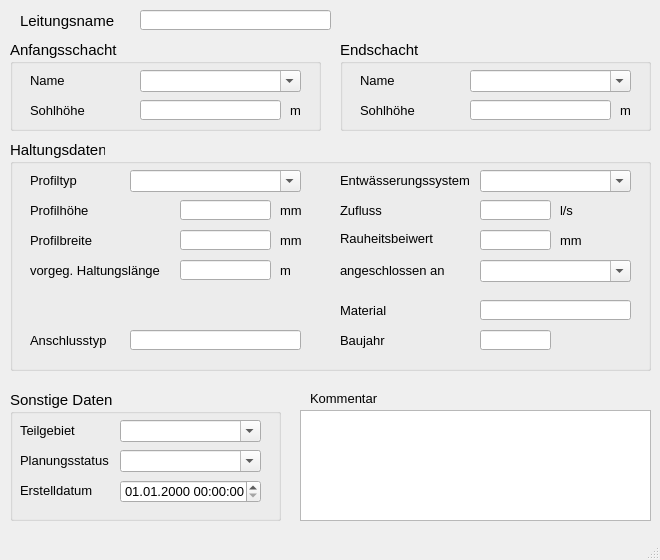
<?xml version="1.0" encoding="UTF-8"?>
<ui version="4.0">
 <class>MainWindow</class>
 <widget class="QMainWindow" name="MainWindow">
  <property name="geometry">
   <rect>
    <x>0</x>
    <y>0</y>
    <width>660</width>
    <height>560</height>
   </rect>
  </property>
  <property name="sizePolicy">
   <sizepolicy hsizetype="Preferred" vsizetype="Preferred">
    <horstretch>0</horstretch>
    <verstretch>0</verstretch>
   </sizepolicy>
  </property>
  <property name="minimumSize">
   <size>
    <width>660</width>
    <height>560</height>
   </size>
  </property>
  <property name="baseSize">
   <size>
    <width>0</width>
    <height>0</height>
   </size>
  </property>
  <property name="font">
   <font>
    <family>Tahoma</family>
    <pointsize>10</pointsize>
   </font>
  </property>
  <property name="windowTitle">
   <string>MainWindow</string>
  </property>
  <widget class="QWidget" name="centralwidget">
   <widget class="QLabel" name="label">
    <property name="geometry">
     <rect>
      <x>20</x>
      <y>10</y>
      <width>131</width>
      <height>21</height>
     </rect>
    </property>
    <property name="font">
     <font>
      <family>Tahoma</family>
      <pointsize>11</pointsize>
     </font>
    </property>
    <property name="text">
     <string>Leitungsname</string>
    </property>
   </widget>
   <widget class="QGroupBox" name="groupBox">
    <property name="geometry">
     <rect>
      <x>10</x>
      <y>40</y>
      <width>311</width>
      <height>91</height>
     </rect>
    </property>
    <property name="font">
     <font>
      <family>Tahoma</family>
      <pointsize>11</pointsize>
     </font>
    </property>
    <property name="title">
     <string>Anfangsschacht</string>
    </property>
    <widget class="QLabel" name="label_3">
     <property name="geometry">
      <rect>
       <x>20</x>
       <y>30</y>
       <width>91</width>
       <height>21</height>
      </rect>
     </property>
     <property name="font">
      <font>
       <family>Tahoma</family>
       <pointsize>10</pointsize>
      </font>
     </property>
     <property name="text">
      <string>Name</string>
     </property>
    </widget>
    <widget class="QLabel" name="label_5">
     <property name="geometry">
      <rect>
       <x>20</x>
       <y>60</y>
       <width>101</width>
       <height>21</height>
      </rect>
     </property>
     <property name="font">
      <font>
       <family>Tahoma</family>
       <pointsize>10</pointsize>
      </font>
     </property>
     <property name="text">
      <string>Sohlhöhe</string>
     </property>
    </widget>
    <widget class="QLabel" name="label_14">
     <property name="geometry">
      <rect>
       <x>280</x>
       <y>60</y>
       <width>21</width>
       <height>21</height>
      </rect>
     </property>
     <property name="font">
      <font>
       <family>Tahoma</family>
       <pointsize>10</pointsize>
      </font>
     </property>
     <property name="text">
      <string>m</string>
     </property>
    </widget>
    <widget class="QComboBox" name="schoben">
     <property name="geometry">
      <rect>
       <x>130</x>
       <y>30</y>
       <width>161</width>
       <height>22</height>
      </rect>
     </property>
     <property name="font">
      <font>
       <family>Tahoma</family>
       <pointsize>10</pointsize>
      </font>
     </property>
     <property name="toolTip">
      <string>&lt;html&gt;&lt;head/&gt;&lt;body&gt;&lt;p&gt;Name des oberen Schachts&lt;/p&gt;&lt;/body&gt;&lt;/html&gt;</string>
     </property>
     <property name="statusTip">
      <string>Name des oberen Schachts</string>
     </property>
     <property name="editable">
      <bool>true</bool>
     </property>
    </widget>
    <widget class="QLineEdit" name="sohleoben">
     <property name="geometry">
      <rect>
       <x>130</x>
       <y>60</y>
       <width>141</width>
       <height>20</height>
      </rect>
     </property>
     <property name="font">
      <font>
       <family>Tahoma</family>
       <pointsize>10</pointsize>
      </font>
     </property>
     <property name="toolTip">
      <string>&lt;html&gt;&lt;head/&gt;&lt;body&gt;&lt;p&gt;von Schachtsohle abweichende Sohlhöhe&lt;/p&gt;&lt;/body&gt;&lt;/html&gt;</string>
     </property>
     <property name="statusTip">
      <string>von Schachtsohle abweichende Sohlhöhe</string>
     </property>
    </widget>
   </widget>
   <widget class="QGroupBox" name="groupBox_3">
    <property name="geometry">
     <rect>
      <x>340</x>
      <y>40</y>
      <width>311</width>
      <height>91</height>
     </rect>
    </property>
    <property name="font">
     <font>
      <family>Tahoma</family>
      <pointsize>11</pointsize>
     </font>
    </property>
    <property name="title">
     <string>Endschacht</string>
    </property>
    <widget class="QLineEdit" name="sohleunten">
     <property name="geometry">
      <rect>
       <x>130</x>
       <y>60</y>
       <width>141</width>
       <height>20</height>
      </rect>
     </property>
     <property name="font">
      <font>
       <family>Tahoma</family>
       <pointsize>10</pointsize>
      </font>
     </property>
     <property name="toolTip">
      <string>&lt;html&gt;&lt;head/&gt;&lt;body&gt;&lt;p&gt;von Schachtsohle abweichende Sohlhöhe&lt;/p&gt;&lt;/body&gt;&lt;/html&gt;</string>
     </property>
     <property name="statusTip">
      <string>von Schachtsohle abweichende Sohlhöhe</string>
     </property>
    </widget>
    <widget class="QLabel" name="label_9">
     <property name="geometry">
      <rect>
       <x>20</x>
       <y>30</y>
       <width>71</width>
       <height>21</height>
      </rect>
     </property>
     <property name="font">
      <font>
       <family>Tahoma</family>
       <pointsize>10</pointsize>
      </font>
     </property>
     <property name="text">
      <string>Name</string>
     </property>
    </widget>
    <widget class="QLabel" name="label_8">
     <property name="geometry">
      <rect>
       <x>20</x>
       <y>60</y>
       <width>91</width>
       <height>21</height>
      </rect>
     </property>
     <property name="font">
      <font>
       <family>Tahoma</family>
       <pointsize>10</pointsize>
      </font>
     </property>
     <property name="text">
      <string>Sohlhöhe</string>
     </property>
    </widget>
    <widget class="QLabel" name="label_15">
     <property name="geometry">
      <rect>
       <x>280</x>
       <y>60</y>
       <width>21</width>
       <height>21</height>
      </rect>
     </property>
     <property name="font">
      <font>
       <family>Tahoma</family>
       <pointsize>10</pointsize>
      </font>
     </property>
     <property name="text">
      <string>m</string>
     </property>
    </widget>
    <widget class="QComboBox" name="schunten">
     <property name="geometry">
      <rect>
       <x>130</x>
       <y>30</y>
       <width>161</width>
       <height>22</height>
      </rect>
     </property>
     <property name="font">
      <font>
       <family>Tahoma</family>
       <pointsize>10</pointsize>
      </font>
     </property>
     <property name="toolTip">
      <string>&lt;html&gt;&lt;head/&gt;&lt;body&gt;&lt;p&gt;Name des unteren Schachts&lt;/p&gt;&lt;/body&gt;&lt;/html&gt;</string>
     </property>
     <property name="statusTip">
      <string>Name des unteren Schachts</string>
     </property>
     <property name="editable">
      <bool>true</bool>
     </property>
    </widget>
   </widget>
   <widget class="QTextEdit" name="kommentar">
    <property name="geometry">
     <rect>
      <x>300</x>
      <y>410</y>
      <width>351</width>
      <height>111</height>
     </rect>
    </property>
    <property name="font">
     <font>
      <family>Tahoma</family>
      <pointsize>10</pointsize>
     </font>
    </property>
    <property name="toolTip">
     <string>&lt;html&gt;&lt;head/&gt;&lt;body&gt;&lt;p&gt;Platz für zusätzliche Kommentare.&lt;/p&gt;&lt;/body&gt;&lt;/html&gt;</string>
    </property>
    <property name="statusTip">
     <string>Platz für zusätzliche Kommentare.</string>
    </property>
   </widget>
   <widget class="QLabel" name="label_22">
    <property name="geometry">
     <rect>
      <x>310</x>
      <y>390</y>
      <width>81</width>
      <height>16</height>
     </rect>
    </property>
    <property name="font">
     <font>
      <family>Tahoma</family>
      <pointsize>10</pointsize>
     </font>
    </property>
    <property name="text">
     <string>Kommentar</string>
    </property>
   </widget>
   <widget class="QLineEdit" name="leitnam">
    <property name="geometry">
     <rect>
      <x>140</x>
      <y>10</y>
      <width>191</width>
      <height>20</height>
     </rect>
    </property>
    <property name="font">
     <font>
      <family>Tahoma</family>
      <pointsize>10</pointsize>
     </font>
    </property>
    <property name="toolTip">
     <string>&lt;html&gt;&lt;head/&gt;&lt;body&gt;&lt;p&gt;eindeutige Bezeichnung&lt;/p&gt;&lt;/body&gt;&lt;/html&gt;</string>
    </property>
    <property name="statusTip">
     <string>eindeutige Bezeichnung</string>
    </property>
   </widget>
   <widget class="QGroupBox" name="groupBox_2">
    <property name="geometry">
     <rect>
      <x>10</x>
      <y>140</y>
      <width>641</width>
      <height>231</height>
     </rect>
    </property>
    <property name="font">
     <font>
      <family>Tahoma</family>
      <pointsize>11</pointsize>
     </font>
    </property>
    <property name="title">
     <string>Haltungsdaten</string>
    </property>
    <widget class="QLineEdit" name="ks">
     <property name="geometry">
      <rect>
       <x>470</x>
       <y>90</y>
       <width>71</width>
       <height>20</height>
      </rect>
     </property>
     <property name="font">
      <font>
       <family>Tahoma</family>
       <pointsize>10</pointsize>
      </font>
     </property>
     <property name="toolTip">
      <string>&lt;html&gt;&lt;head/&gt;&lt;body&gt;&lt;p&gt;Absolute Rauheit gemäß Prandtl-Colebrook&lt;/p&gt;&lt;/body&gt;&lt;/html&gt;</string>
     </property>
     <property name="statusTip">
      <string>Absolute Rauheit gemäß Prandtl-Colebrook</string>
     </property>
    </widget>
    <widget class="QLabel" name="label_7">
     <property name="geometry">
      <rect>
       <x>20</x>
       <y>90</y>
       <width>101</width>
       <height>21</height>
      </rect>
     </property>
     <property name="font">
      <font>
       <family>Tahoma</family>
       <pointsize>10</pointsize>
      </font>
     </property>
     <property name="text">
      <string>Profilbreite</string>
     </property>
    </widget>
    <widget class="QLabel" name="label_20">
     <property name="geometry">
      <rect>
       <x>270</x>
       <y>90</y>
       <width>31</width>
       <height>21</height>
      </rect>
     </property>
     <property name="font">
      <font>
       <family>Tahoma</family>
       <pointsize>10</pointsize>
      </font>
     </property>
     <property name="text">
      <string>mm</string>
     </property>
    </widget>
    <widget class="QLabel" name="label_21">
     <property name="geometry">
      <rect>
       <x>270</x>
       <y>120</y>
       <width>31</width>
       <height>21</height>
      </rect>
     </property>
     <property name="font">
      <font>
       <family>Tahoma</family>
       <pointsize>10</pointsize>
      </font>
     </property>
     <property name="text">
      <string>m </string>
     </property>
    </widget>
    <widget class="QLineEdit" name="laenge">
     <property name="geometry">
      <rect>
       <x>170</x>
       <y>120</y>
       <width>91</width>
       <height>20</height>
      </rect>
     </property>
     <property name="font">
      <font>
       <family>Tahoma</family>
       <pointsize>10</pointsize>
      </font>
     </property>
     <property name="toolTip">
      <string>&lt;html&gt;&lt;head/&gt;&lt;body&gt;&lt;p&gt;&lt;span style=&quot; font-size:10pt;&quot;&gt;vorgegebene Haltungslänge, falls diese nicht automatisch berechnet werden soll&lt;/span&gt;&lt;/p&gt;&lt;/body&gt;&lt;/html&gt;</string>
     </property>
     <property name="statusTip">
      <string>vorgegebene Haltungslänge, falls diese nicht automatisch berechnet werden soll</string>
     </property>
    </widget>
    <widget class="QComboBox" name="entwart">
     <property name="geometry">
      <rect>
       <x>470</x>
       <y>30</y>
       <width>151</width>
       <height>22</height>
      </rect>
     </property>
     <property name="font">
      <font>
       <family>Tahoma</family>
       <pointsize>10</pointsize>
      </font>
     </property>
     <property name="toolTip">
      <string>&lt;html&gt;&lt;head/&gt;&lt;body&gt;&lt;p&gt;vorh. Entwässerungssystem (z.B. Mischwasser, Regenwasser etc.)&lt;/p&gt;&lt;/body&gt;&lt;/html&gt;</string>
     </property>
     <property name="statusTip">
      <string>vorh. Entwässerungssystem (z.B. Mischwasser, Regenwasser etc.)</string>
     </property>
     <property name="editable">
      <bool>true</bool>
     </property>
    </widget>
    <widget class="QComboBox" name="profilnam">
     <property name="geometry">
      <rect>
       <x>120</x>
       <y>30</y>
       <width>171</width>
       <height>22</height>
      </rect>
     </property>
     <property name="font">
      <font>
       <family>Tahoma</family>
       <pointsize>10</pointsize>
      </font>
     </property>
     <property name="toolTip">
      <string>&lt;html&gt;&lt;head/&gt;&lt;body&gt;&lt;p&gt;Profil der Haltung gem. HE&lt;/p&gt;&lt;/body&gt;&lt;/html&gt;</string>
     </property>
     <property name="statusTip">
      <string>Profil der Haltung gem. HE</string>
     </property>
     <property name="editable">
      <bool>true</bool>
     </property>
    </widget>
    <widget class="QLabel" name="label_54">
     <property name="geometry">
      <rect>
       <x>20</x>
       <y>30</y>
       <width>91</width>
       <height>21</height>
      </rect>
     </property>
     <property name="font">
      <font>
       <family>Tahoma</family>
       <pointsize>10</pointsize>
      </font>
     </property>
     <property name="text">
      <string>Profiltyp</string>
     </property>
    </widget>
    <widget class="QLabel" name="label_17">
     <property name="geometry">
      <rect>
       <x>20</x>
       <y>110</y>
       <width>151</width>
       <height>41</height>
      </rect>
     </property>
     <property name="font">
      <font>
       <family>Tahoma</family>
       <pointsize>10</pointsize>
      </font>
     </property>
     <property name="text">
      <string>vorgeg. Haltungslänge</string>
     </property>
    </widget>
    <widget class="QLabel" name="label_51">
     <property name="geometry">
      <rect>
       <x>330</x>
       <y>30</y>
       <width>151</width>
       <height>21</height>
      </rect>
     </property>
     <property name="font">
      <font>
       <family>Tahoma</family>
       <pointsize>10</pointsize>
      </font>
     </property>
     <property name="text">
      <string>Entwässerungssystem</string>
     </property>
    </widget>
    <widget class="QLineEdit" name="hoehe">
     <property name="geometry">
      <rect>
       <x>170</x>
       <y>60</y>
       <width>91</width>
       <height>20</height>
      </rect>
     </property>
     <property name="font">
      <font>
       <family>Tahoma</family>
       <pointsize>10</pointsize>
      </font>
     </property>
     <property name="toolTip">
      <string>&lt;html&gt;&lt;head/&gt;&lt;body&gt;&lt;p&gt;Bedeutung hängt vom Profiltyp ab&lt;/p&gt;&lt;/body&gt;&lt;/html&gt;</string>
     </property>
     <property name="statusTip">
      <string>Bedeutung hängt vom Profiltyp ab</string>
     </property>
    </widget>
    <widget class="QLabel" name="label_16">
     <property name="geometry">
      <rect>
       <x>270</x>
       <y>60</y>
       <width>31</width>
       <height>21</height>
      </rect>
     </property>
     <property name="font">
      <font>
       <family>Tahoma</family>
       <pointsize>10</pointsize>
      </font>
     </property>
     <property name="text">
      <string>mm</string>
     </property>
    </widget>
    <widget class="QLineEdit" name="breite">
     <property name="geometry">
      <rect>
       <x>170</x>
       <y>90</y>
       <width>91</width>
       <height>20</height>
      </rect>
     </property>
     <property name="font">
      <font>
       <family>Tahoma</family>
       <pointsize>10</pointsize>
      </font>
     </property>
     <property name="toolTip">
      <string>&lt;html&gt;&lt;head/&gt;&lt;body&gt;&lt;p&gt;Bedeutung hängt vom Profiltyp ab&lt;/p&gt;&lt;/body&gt;&lt;/html&gt;</string>
     </property>
     <property name="statusTip">
      <string>Bedeutung hängt vom Profiltyp ab</string>
     </property>
    </widget>
    <widget class="QLabel" name="label_6">
     <property name="geometry">
      <rect>
       <x>20</x>
       <y>60</y>
       <width>101</width>
       <height>21</height>
      </rect>
     </property>
     <property name="font">
      <font>
       <family>Tahoma</family>
       <pointsize>10</pointsize>
      </font>
     </property>
     <property name="text">
      <string>Profilhöhe</string>
     </property>
    </widget>
    <widget class="QLabel" name="label_70">
     <property name="geometry">
      <rect>
       <x>550</x>
       <y>90</y>
       <width>46</width>
       <height>21</height>
      </rect>
     </property>
     <property name="font">
      <font>
       <family>Tahoma</family>
       <pointsize>10</pointsize>
      </font>
     </property>
     <property name="text">
      <string>mm</string>
     </property>
    </widget>
    <widget class="QLabel" name="label_61">
     <property name="geometry">
      <rect>
       <x>330</x>
       <y>90</y>
       <width>101</width>
       <height>16</height>
      </rect>
     </property>
     <property name="font">
      <font>
       <family>Tahoma</family>
       <pointsize>10</pointsize>
      </font>
     </property>
     <property name="text">
      <string>Rauheitsbeiwert</string>
     </property>
    </widget>
    <widget class="QLabel" name="label_11">
     <property name="geometry">
      <rect>
       <x>330</x>
       <y>190</y>
       <width>101</width>
       <height>21</height>
      </rect>
     </property>
     <property name="font">
      <font>
       <family>Tahoma</family>
       <pointsize>10</pointsize>
      </font>
     </property>
     <property name="text">
      <string>Baujahr</string>
     </property>
    </widget>
    <widget class="QLabel" name="label_13">
     <property name="geometry">
      <rect>
       <x>330</x>
       <y>60</y>
       <width>101</width>
       <height>21</height>
      </rect>
     </property>
     <property name="font">
      <font>
       <family>Tahoma</family>
       <pointsize>10</pointsize>
      </font>
     </property>
     <property name="text">
      <string>Zufluss</string>
     </property>
    </widget>
    <widget class="QLabel" name="label_23">
     <property name="geometry">
      <rect>
       <x>330</x>
       <y>160</y>
       <width>101</width>
       <height>21</height>
      </rect>
     </property>
     <property name="font">
      <font>
       <family>Tahoma</family>
       <pointsize>10</pointsize>
      </font>
     </property>
     <property name="text">
      <string>Material</string>
     </property>
    </widget>
    <widget class="QLineEdit" name="material">
     <property name="geometry">
      <rect>
       <x>470</x>
       <y>160</y>
       <width>151</width>
       <height>20</height>
      </rect>
     </property>
     <property name="toolTip">
      <string>&lt;html&gt;&lt;head/&gt;&lt;body&gt;&lt;p&gt;Material des Schachtes (z.B. Beton, Gussstahl etc.)&lt;/p&gt;&lt;/body&gt;&lt;/html&gt;</string>
     </property>
     <property name="statusTip">
      <string>Material des Schachtes (z.B. Beton, Gussstahl etc.)</string>
     </property>
    </widget>
    <widget class="QLineEdit" name="qzu">
     <property name="geometry">
      <rect>
       <x>470</x>
       <y>60</y>
       <width>71</width>
       <height>20</height>
      </rect>
     </property>
    </widget>
    <widget class="QLabel" name="label_71">
     <property name="geometry">
      <rect>
       <x>550</x>
       <y>60</y>
       <width>46</width>
       <height>21</height>
      </rect>
     </property>
     <property name="font">
      <font>
       <family>Tahoma</family>
       <pointsize>10</pointsize>
      </font>
     </property>
     <property name="text">
      <string>l/s</string>
     </property>
    </widget>
    <widget class="QLabel" name="label_26">
     <property name="geometry">
      <rect>
       <x>20</x>
       <y>190</y>
       <width>101</width>
       <height>21</height>
      </rect>
     </property>
     <property name="font">
      <font>
       <family>Tahoma</family>
       <pointsize>10</pointsize>
      </font>
     </property>
     <property name="text">
      <string>Anschlusstyp</string>
     </property>
    </widget>
    <widget class="QLineEdit" name="anschlusstyp">
     <property name="geometry">
      <rect>
       <x>120</x>
       <y>190</y>
       <width>171</width>
       <height>20</height>
      </rect>
     </property>
    </widget>
    <widget class="QLineEdit" name="baujahr">
     <property name="geometry">
      <rect>
       <x>470</x>
       <y>190</y>
       <width>71</width>
       <height>20</height>
      </rect>
     </property>
     <property name="toolTip">
      <string>&lt;html&gt;&lt;head/&gt;&lt;body&gt;&lt;p&gt;Baujahr&lt;/p&gt;&lt;/body&gt;&lt;/html&gt;</string>
     </property>
     <property name="statusTip">
      <string>Baujahr</string>
     </property>
    </widget>
    <widget class="QComboBox" name="haltnam">
     <property name="geometry">
      <rect>
       <x>470</x>
       <y>120</y>
       <width>151</width>
       <height>22</height>
      </rect>
     </property>
     <property name="font">
      <font>
       <family>Tahoma</family>
       <pointsize>10</pointsize>
      </font>
     </property>
     <property name="toolTip">
      <string>&lt;html&gt;&lt;head/&gt;&lt;body&gt;&lt;p&gt;vorh. Entwässerungssystem (z.B. Mischwasser, Regenwasser etc.)&lt;/p&gt;&lt;/body&gt;&lt;/html&gt;</string>
     </property>
     <property name="statusTip">
      <string>vorh. Entwässerungssystem (z.B. Mischwasser, Regenwasser etc.)</string>
     </property>
     <property name="editable">
      <bool>true</bool>
     </property>
    </widget>
    <widget class="QLabel" name="label_52">
     <property name="geometry">
      <rect>
       <x>330</x>
       <y>120</y>
       <width>121</width>
       <height>21</height>
      </rect>
     </property>
     <property name="font">
      <font>
       <family>Tahoma</family>
       <pointsize>10</pointsize>
      </font>
     </property>
     <property name="text">
      <string>angeschlossen an</string>
     </property>
    </widget>
   </widget>
   <widget class="QGroupBox" name="groupBox_4">
    <property name="geometry">
     <rect>
      <x>10</x>
      <y>390</y>
      <width>271</width>
      <height>131</height>
     </rect>
    </property>
    <property name="font">
     <font>
      <family>Tahoma</family>
      <pointsize>11</pointsize>
     </font>
    </property>
    <property name="title">
     <string>Sonstige Daten</string>
    </property>
    <widget class="QLabel" name="label_18">
     <property name="geometry">
      <rect>
       <x>10</x>
       <y>30</y>
       <width>71</width>
       <height>20</height>
      </rect>
     </property>
     <property name="font">
      <font>
       <family>Tahoma</family>
       <pointsize>10</pointsize>
      </font>
     </property>
     <property name="text">
      <string>Teilgebiet</string>
     </property>
     <property name="buddy">
      <cstring>simstatus</cstring>
     </property>
    </widget>
    <widget class="QLabel" name="label_19">
     <property name="geometry">
      <rect>
       <x>10</x>
       <y>60</y>
       <width>111</width>
       <height>21</height>
      </rect>
     </property>
     <property name="font">
      <font>
       <family>Tahoma</family>
       <pointsize>10</pointsize>
      </font>
     </property>
     <property name="text">
      <string>Planungsstatus</string>
     </property>
     <property name="buddy">
      <cstring>simstatus</cstring>
     </property>
    </widget>
    <widget class="QLabel" name="label_72">
     <property name="geometry">
      <rect>
       <x>10</x>
       <y>90</y>
       <width>151</width>
       <height>21</height>
      </rect>
     </property>
     <property name="font">
      <font>
       <family>Tahoma</family>
       <pointsize>10</pointsize>
      </font>
     </property>
     <property name="text">
      <string>Erstelldatum</string>
     </property>
    </widget>
    <widget class="QComboBox" name="teilgebiet">
     <property name="geometry">
      <rect>
       <x>110</x>
       <y>30</y>
       <width>141</width>
       <height>22</height>
      </rect>
     </property>
     <property name="font">
      <font>
       <family>Tahoma</family>
       <pointsize>10</pointsize>
      </font>
     </property>
     <property name="toolTip">
      <string>&lt;html&gt;&lt;head/&gt;&lt;body&gt;&lt;p&gt;zur Zuordnung auf ein selbstständig festgelegtes Teilgebiet&lt;/p&gt;&lt;/body&gt;&lt;/html&gt;</string>
     </property>
     <property name="statusTip">
      <string>zur Zuordnung auf ein selbstständig festgelegtes Teilgebiet</string>
     </property>
     <property name="editable">
      <bool>true</bool>
     </property>
    </widget>
    <widget class="QComboBox" name="simstatus">
     <property name="geometry">
      <rect>
       <x>110</x>
       <y>60</y>
       <width>141</width>
       <height>22</height>
      </rect>
     </property>
     <property name="font">
      <font>
       <family>Tahoma</family>
       <pointsize>10</pointsize>
      </font>
     </property>
     <property name="toolTip">
      <string>&lt;html&gt;&lt;head/&gt;&lt;body&gt;&lt;p&gt;aktueller Status (z.B. vorhanden, in Planung etc.)&lt;/p&gt;&lt;/body&gt;&lt;/html&gt;</string>
     </property>
     <property name="statusTip">
      <string>aktueller Status (z.B. vorhanden, in Planung etc.)</string>
     </property>
     <property name="editable">
      <bool>true</bool>
     </property>
    </widget>
    <widget class="QgsDateTimeEdit" name="createdat">
     <property name="geometry">
      <rect>
       <x>110</x>
       <y>90</y>
       <width>141</width>
       <height>23</height>
      </rect>
     </property>
     <property name="font">
      <font>
       <family>Tahoma</family>
       <pointsize>10</pointsize>
      </font>
     </property>
     <property name="currentSection">
      <enum>QDateTimeEdit::DaySection</enum>
     </property>
     <property name="displayFormat">
      <string>dd.MM.yyyy HH:mm:ss</string>
     </property>
    </widget>
   </widget>
  </widget>
  <widget class="QMenuBar" name="menubar">
   <property name="geometry">
    <rect>
     <x>0</x>
     <y>0</y>
     <width>660</width>
     <height>22</height>
    </rect>
   </property>
  </widget>
  <widget class="QStatusBar" name="statusbar"/>
 </widget>
 <customwidgets>
  <customwidget>
   <class>QgsDateTimeEdit</class>
   <extends>QDateTimeEdit</extends>
   <header>qgsdatetimeedit.h</header>
  </customwidget>
 </customwidgets>
 <tabstops>
  <tabstop>leitnam</tabstop>
  <tabstop>schoben</tabstop>
  <tabstop>sohleoben</tabstop>
  <tabstop>schunten</tabstop>
  <tabstop>sohleunten</tabstop>
  <tabstop>profilnam</tabstop>
  <tabstop>hoehe</tabstop>
  <tabstop>breite</tabstop>
  <tabstop>laenge</tabstop>
  <tabstop>ks</tabstop>
  <tabstop>entwart</tabstop>
  <tabstop>teilgebiet</tabstop>
  <tabstop>simstatus</tabstop>
  <tabstop>createdat</tabstop>
  <tabstop>kommentar</tabstop>
 </tabstops>
 <resources/>
 <connections/>
</ui>
